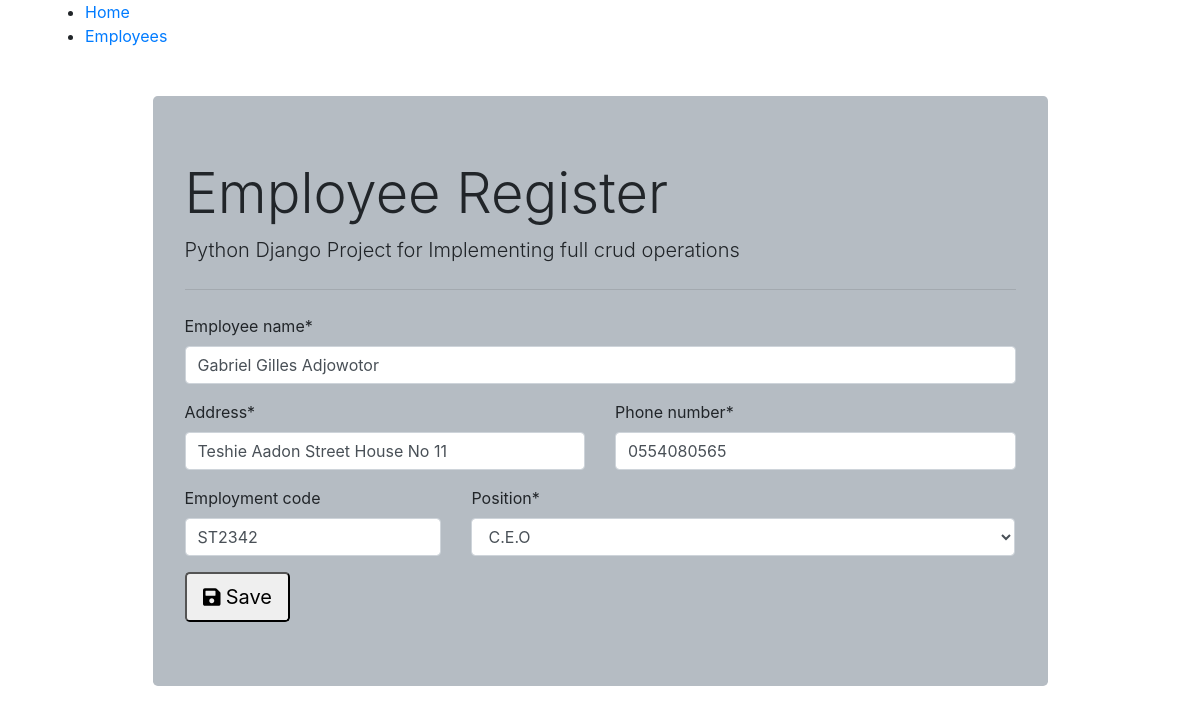
Screenshot of /employee/4/ with the database file from the repository.
### employees/models.py (models this page shows, shortened)
class Employee(models.Model):
    employee_name = models.CharField(max_length=250, unique=True)
    address = models.CharField(max_length=100)
    employment_code = models.CharField(max_length=10)
    phone_number = models.CharField(max_length=10)
    position = models.ForeignKey('Position', on_delete=models.CASCADE)

### employees/views.py (the view, shortened to what this page needs)
# urls.py: path('', views.employee_form, name="home"),
def employee_form(request, id=0):
    if request.method == "GET":
        if id == 0:
            form = EmployeeForm()
        else:
            employee = Employee.objects.get(pk=id)
            form = EmployeeForm(instance=employee)
        return render(request, "employees/employee_form.html", {'form': form})

### employees/forms.py
class EmployeeForm(forms.ModelForm):
    class Meta:
        model = Employee
        fields = ('employee_name', 'address', 'phone_number', 'employment_code', 'position')
        labels = {
            'Employee name': 'Employee Name',
        }
    def __init__(self, *args, **kwargs):
        super(EmployeeForm, self).__init__(*args, **kwargs)
        self.fields['position'].empty_label = 'Select Position'
        self.fields['employment_code'].required = False

### employees/models.py (called while the page is built)
    def __str__(self):
        return self.title

### employees/templates/employees/employee_form.html (shortened to what this page needs)
{% extends "employees/base.html" %}
{% load crispy_forms_tags %}
    {% block content %}
        <form action="" method="post" autocomplete="off">
            {{form.employee_name | as_crispy_field}}
            <div class="row">
                <div class="col-6">
                    {{form.address | as_crispy_field}}
                </div>
                <div class="col-6">
                    {{form.phone_number | as_crispy_field}}
                </div>
            </div>
            <div class="row">
                <div class="col-4">
                    {{form.employment_code | as_crispy_field}}
                </div>
                <div class="col-8">
                    {{form.position | as_crispy_field}}
                </div>
            </div>
            <button type="submit" class="success  btn-lg">
                <i class="fas fa-save"></i> Save
                </button>
        </form>
    {% endblock %}

### rows the page displays
Employee: employee_name "Gabriel Gilles Adjowotor", address "Teshie Aadon Street House No 11", phone_number "0554080565", employment_code "ST2342", position "C.E.O"
